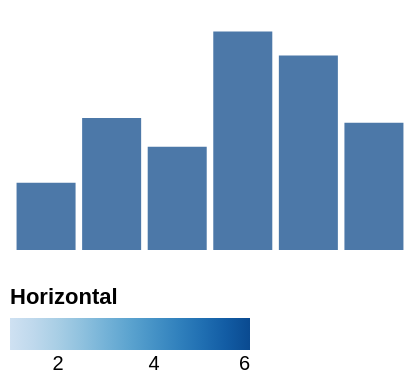

Vega-Lite specification stored for this chart:
### Vega specification from a JSON file in a GitHub repository (floating-point values rounded to 4 significant figures)
{"width": 200, "height": 120, "padding": 5, "data": [{"name": "t", "values": [{"a": "Alpha", "b": 28, "c": "x", "d": 1}, {"a": "Bravo", "b": 55, "c": "y", "d": 2}, {"a": "Charlie", "b": 43, "c": "x", "d": 3}, {"a": "Delta", "b": 91, "c": "z", "d": 4}, {"a": "Echo", "b": 81, "c": "y", "d": 5}, {"a": "Foxtrot", "b": 53, "c": "z", "d": 6}]}], "scales": [{"name": "x", "type": "band", "domain": {"data": "t", "field": "a"}, "range": "width", "padding": 0.1}, {"name": "y", "type": "linear", "domain": {"data": "t", "field": "b"}, "range": "height", "nice": true}, {"name": "color", "type": "ordinal", "domain": {"data": "t", "field": "c"}, "range": {"scheme": "category10"}}, {"name": "ramp", "type": "linear", "domain": {"data": "t", "field": "d"}, "range": {"scheme": "blues"}}, {"name": "size", "type": "linear", "domain": {"data": "t", "field": "b"}, "range": [10, 200]}, {"name": "shape", "type": "ordinal", "domain": {"data": "t", "field": "c"}, "range": "symbol"}, {"name": "quant", "type": "quantize", "domain": [0, 100], "range": {"scheme": "greens", "count": 4}}], "marks": [{"type": "rect", "from": {"data": "t"}, "encode": {"enter": {"x": {"scale": "x", "field": "a"}, "width": {"scale": "x", "band": 1}, "y": {"scale": "y", "field": "b"}, "y2": {"scale": "y", "value": 0}}}}], "legends": [{"fill": "ramp", "type": "gradient", "title": "Horizontal", "direction": "horizontal", "gradientLength": 120, "orient": "bottom"}]}
